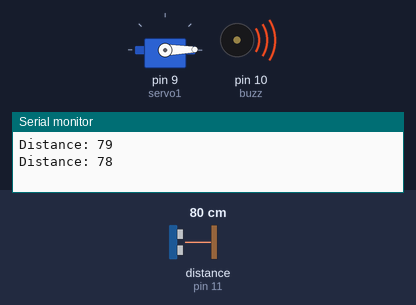
This sketch was run on a simulated Arduino Uno, built with avr-gcc and run on an emulated ATmega328P. Shown: servo, buzzer (waves = sounding, pin HIGH), the last lines printed to the serial monitor. Wiring (inferred from the names in the program): ultrasonic range finder: trigger pin 12; echo pin 11. The test bench sets the inputs (shaded band); at power-on: distance to the obstacle (sensor on pin 11) 80 cm. The echo pulse lasts 58.3 µs per cm; pins used as bus, display or sensor lines are not drawn.

Above: at 2.8 s.
2.9 s: distance to the obstacle (sensor on pin 11) set to 86 cm
At 3.4 s:
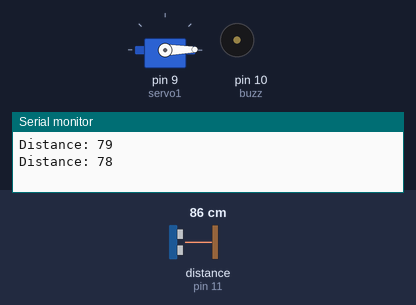
6.4 s: distance to the obstacle (sensor on pin 11) set to 2 cm
At 6.52 s:
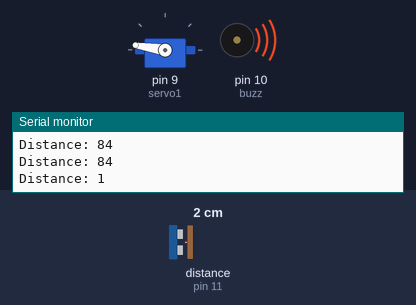
9.9 s: distance to the obstacle (sensor on pin 11) set to 83 cm
At 11.0 s:
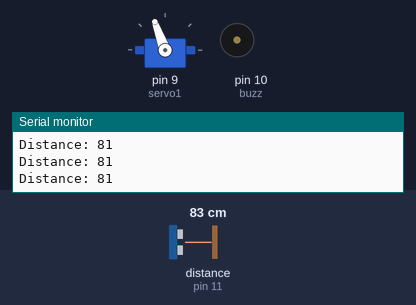
15.9 s: distance to the obstacle (sensor on pin 11) set to 35 cm
At 17.3 s:
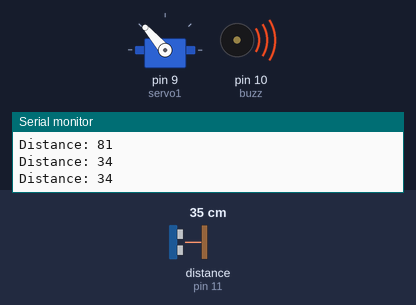
20.4 s: distance to the obstacle (sensor on pin 11) set to 27 cm
26.4 s: distance to the obstacle (sensor on pin 11) set to 60 cm
At 26.9 s:
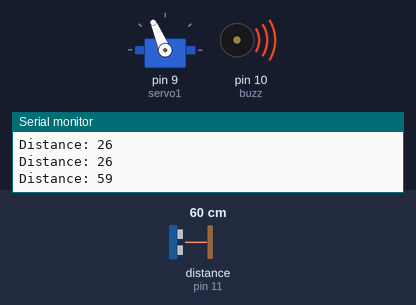
Timing chart, 0 to 43.1 s (numbered marks = the images above; inputs shaded):
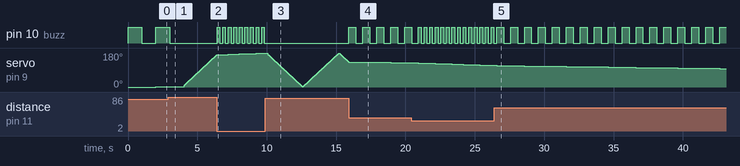

Measured:
- the behaviour switches between 82 and 83 cm on distance to the obstacle (sensor on pin 11) (found by bisection; images 0 and 1)
- after the input at 2.9 s, pin 10 (buzz): goes on until 3.0 s, then stays LOW
- after the input at 6.4 s, pin 10 (buzz): alternates HIGH for 0.20 s and LOW for 0.20 s, starting at once
- after the input at 9.9 s, pin 10 (buzz): stops changing and stays LOW
- after the input at 15.9 s, pin 10 (buzz): alternates HIGH for 0.50 s and LOW for 0.50 s, starting at once
- after the input at 26.4 s, pin 10 (buzz): alternates HIGH for 0.50 s and LOW for 0.50 s, starting after 0.67 s

The sketch:

project_ltka_03_arduino_emsys1__1_.ino
```cpp
#include <Servo.h>
Servo servo1;
int pos1 =0;
const int trigPin = 12;   //pin trigger sensor ultrasonik
const int echoPin = 11;
const int buzz = 10;
long duration;
int distance;

void setup()
{
  servo1.attach(9);
  pinMode(trigPin, OUTPUT); // Sets the trigPin as an Output
  pinMode(echoPin, INPUT); // Sets the echoPin as an Input
  pinMode(buzz, OUTPUT);
  Serial.begin(9600);
}

void loop()
{
  for(pos1 =0; pos1 <180; pos1 +=1)
  {
    servo1.write(pos1);
    digitalWrite(trigPin, LOW);
    delayMicroseconds(2);
    // Sets the trigPin on HIGH state for 10 micro seconds
    digitalWrite(trigPin, HIGH);
    delayMicroseconds(10);
    digitalWrite(trigPin, LOW);
    // Reads the echoPin, returns the sound wave travel time in microseconds
    duration = pulseIn(echoPin, HIGH);
    // Calculating the distance
    distance= duration*0.034/2;
    // Prints the distance on the Serial Monitor
    Serial.print("Distance: ");
    Serial.println(distance);
     if (distance <=80 and distance >=60) {
    digitalWrite(buzz, HIGH);
    delay(1000);
    digitalWrite(buzz, LOW);
    delay(1000)  ;
  }
  else if (distance <60 and distance >=30) {
    digitalWrite(buzz, HIGH);
    delay(500) ;
    digitalWrite(buzz, LOW);
    delay(500);
  }
  else if (distance <30 and distance >0) {
    digitalWrite(buzz, HIGH);
    delay(200) ;
    digitalWrite(buzz, LOW);
    delay(200);
  }

  }
  for(pos1 =180; pos1 >=1; pos1 -=1)
  {
    servo1.write(pos1);
    digitalWrite(trigPin, LOW);
    delayMicroseconds(2);
    // Sets the trigPin on HIGH state for 10 micro seconds
    digitalWrite(trigPin, HIGH);
    delayMicroseconds(10);
    digitalWrite(trigPin, LOW);
    // Reads the echoPin, returns the sound wave travel time in microseconds
    duration = pulseIn(echoPin, HIGH);
    // Calculating the distance
    distance= duration*0.034/2;
    // Prints the distance on the Serial Monitor
    Serial.print("Distance: ");
    Serial.println(distance);
     if (distance <=80 and distance >=60) {
    digitalWrite(buzz, HIGH);
    delay(1000);
    digitalWrite(buzz, LOW);
    delay(1000)  ;
  }
  else if (distance <60 and distance >=30) {
    digitalWrite(buzz, HIGH);
    delay(500) ;
    digitalWrite(buzz, LOW);
    delay(500);
  }
  else if (distance <30 and distance >0) {
    digitalWrite(buzz, HIGH);
    delay(200) ;
    digitalWrite(buzz, LOW);
    delay(200);
  }
  }
}
```
